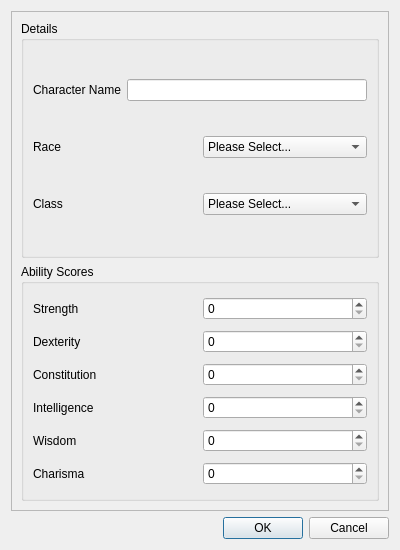
<?xml version="1.0" encoding="UTF-8"?>
<ui version="4.0">
 <class>Dialog</class>
 <widget class="QDialog" name="Dialog">
  <property name="geometry">
   <rect>
    <x>0</x>
    <y>0</y>
    <width>400</width>
    <height>550</height>
   </rect>
  </property>
  <property name="windowTitle">
   <string>Create Character</string>
  </property>
  <layout class="QGridLayout" name="gridLayout">
   <item row="0" column="0">
    <widget class="QFrame" name="frame">
     <property name="frameShape">
      <enum>QFrame::StyledPanel</enum>
     </property>
     <property name="frameShadow">
      <enum>QFrame::Raised</enum>
     </property>
     <layout class="QVBoxLayout" name="verticalLayout_4">
      <item>
       <widget class="QGroupBox" name="groupBox_2">
        <property name="title">
         <string>Details</string>
        </property>
        <layout class="QVBoxLayout" name="verticalLayout">
         <item>
          <layout class="QHBoxLayout" name="horizontalLayout">
           <item>
            <widget class="QLabel" name="label_10">
             <property name="text">
              <string>Character Name</string>
             </property>
            </widget>
           </item>
           <item>
            <widget class="QLineEdit" name="lineEdit"/>
           </item>
          </layout>
         </item>
         <item>
          <layout class="QHBoxLayout" name="horizontalLayout_2">
           <item>
            <widget class="QLabel" name="label_3">
             <property name="text">
              <string>Race</string>
             </property>
            </widget>
           </item>
           <item>
            <widget class="QComboBox" name="comboBox">
             <item>
              <property name="text">
               <string>Please Select...</string>
              </property>
             </item>
             <item>
              <property name="text">
               <string>Dwarf</string>
              </property>
             </item>
             <item>
              <property name="text">
               <string>Elf</string>
              </property>
             </item>
             <item>
              <property name="text">
               <string>Halfling</string>
              </property>
             </item>
             <item>
              <property name="text">
               <string>Human</string>
              </property>
             </item>
             <item>
              <property name="text">
               <string>Dragonborn</string>
              </property>
             </item>
             <item>
              <property name="text">
               <string>Gnome</string>
              </property>
             </item>
             <item>
              <property name="text">
               <string>Half-Elf</string>
              </property>
             </item>
             <item>
              <property name="text">
               <string>Half-Orc</string>
              </property>
             </item>
             <item>
              <property name="text">
               <string>Tiefling</string>
              </property>
             </item>
            </widget>
           </item>
          </layout>
         </item>
         <item>
          <layout class="QHBoxLayout" name="horizontalLayout_3">
           <item>
            <widget class="QLabel" name="label_2">
             <property name="text">
              <string>Class</string>
             </property>
            </widget>
           </item>
           <item>
            <widget class="QComboBox" name="comboBox_2">
             <item>
              <property name="text">
               <string>Please Select...</string>
              </property>
             </item>
             <item>
              <property name="text">
               <string>Barbarian</string>
              </property>
             </item>
             <item>
              <property name="text">
               <string>Bard</string>
              </property>
             </item>
             <item>
              <property name="text">
               <string>Cleric</string>
              </property>
             </item>
             <item>
              <property name="text">
               <string>Druid</string>
              </property>
             </item>
             <item>
              <property name="text">
               <string>Fighter</string>
              </property>
             </item>
             <item>
              <property name="text">
               <string>Monk</string>
              </property>
             </item>
             <item>
              <property name="text">
               <string>Paladin</string>
              </property>
             </item>
             <item>
              <property name="text">
               <string>Ranger</string>
              </property>
             </item>
             <item>
              <property name="text">
               <string>Sorcerer</string>
              </property>
             </item>
             <item>
              <property name="text">
               <string>Warlock</string>
              </property>
             </item>
             <item>
              <property name="text">
               <string>Wizard</string>
              </property>
             </item>
            </widget>
           </item>
          </layout>
         </item>
        </layout>
       </widget>
      </item>
      <item>
       <widget class="QGroupBox" name="groupBox">
        <property name="title">
         <string>Ability Scores</string>
        </property>
        <layout class="QVBoxLayout" name="verticalLayout_2">
         <item>
          <layout class="QHBoxLayout" name="horizontalLayout_6">
           <item>
            <widget class="QLabel" name="label_4">
             <property name="text">
              <string>Strength</string>
             </property>
            </widget>
           </item>
           <item>
            <widget class="QSpinBox" name="spinBox"/>
           </item>
          </layout>
         </item>
         <item>
          <layout class="QHBoxLayout" name="horizontalLayout_7">
           <item>
            <widget class="QLabel" name="label_5">
             <property name="text">
              <string>Dexterity</string>
             </property>
            </widget>
           </item>
           <item>
            <widget class="QSpinBox" name="spinBox_2"/>
           </item>
          </layout>
         </item>
         <item>
          <layout class="QHBoxLayout" name="horizontalLayout_8">
           <item>
            <widget class="QLabel" name="label_6">
             <property name="text">
              <string>Constitution</string>
             </property>
            </widget>
           </item>
           <item>
            <widget class="QSpinBox" name="spinBox_3"/>
           </item>
          </layout>
         </item>
         <item>
          <layout class="QHBoxLayout" name="horizontalLayout_9">
           <item>
            <widget class="QLabel" name="label_7">
             <property name="text">
              <string>Intelligence</string>
             </property>
            </widget>
           </item>
           <item>
            <widget class="QSpinBox" name="spinBox_4"/>
           </item>
          </layout>
         </item>
         <item>
          <layout class="QHBoxLayout" name="horizontalLayout_10">
           <item>
            <widget class="QLabel" name="label_8">
             <property name="text">
              <string>Wisdom</string>
             </property>
            </widget>
           </item>
           <item>
            <widget class="QSpinBox" name="spinBox_5"/>
           </item>
          </layout>
         </item>
         <item>
          <layout class="QHBoxLayout" name="horizontalLayout_11">
           <item>
            <widget class="QLabel" name="label_9">
             <property name="text">
              <string>Charisma</string>
             </property>
            </widget>
           </item>
           <item>
            <widget class="QSpinBox" name="spinBox_6"/>
           </item>
          </layout>
         </item>
        </layout>
       </widget>
      </item>
     </layout>
    </widget>
   </item>
   <item row="1" column="0">
    <widget class="QDialogButtonBox" name="buttonBox">
     <property name="orientation">
      <enum>Qt::Horizontal</enum>
     </property>
     <property name="standardButtons">
      <set>QDialogButtonBox::Cancel|QDialogButtonBox::Ok</set>
     </property>
    </widget>
   </item>
  </layout>
 </widget>
 <resources/>
 <connections>
  <connection>
   <sender>buttonBox</sender>
   <signal>accepted()</signal>
   <receiver>Dialog</receiver>
   <slot>accept()</slot>
   <hints>
    <hint type="sourcelabel">
     <x>248</x>
     <y>254</y>
    </hint>
    <hint type="destinationlabel">
     <x>157</x>
     <y>274</y>
    </hint>
   </hints>
  </connection>
  <connection>
   <sender>buttonBox</sender>
   <signal>rejected()</signal>
   <receiver>Dialog</receiver>
   <slot>reject()</slot>
   <hints>
    <hint type="sourcelabel">
     <x>316</x>
     <y>260</y>
    </hint>
    <hint type="destinationlabel">
     <x>286</x>
     <y>274</y>
    </hint>
   </hints>
  </connection>
 </connections>
</ui>
